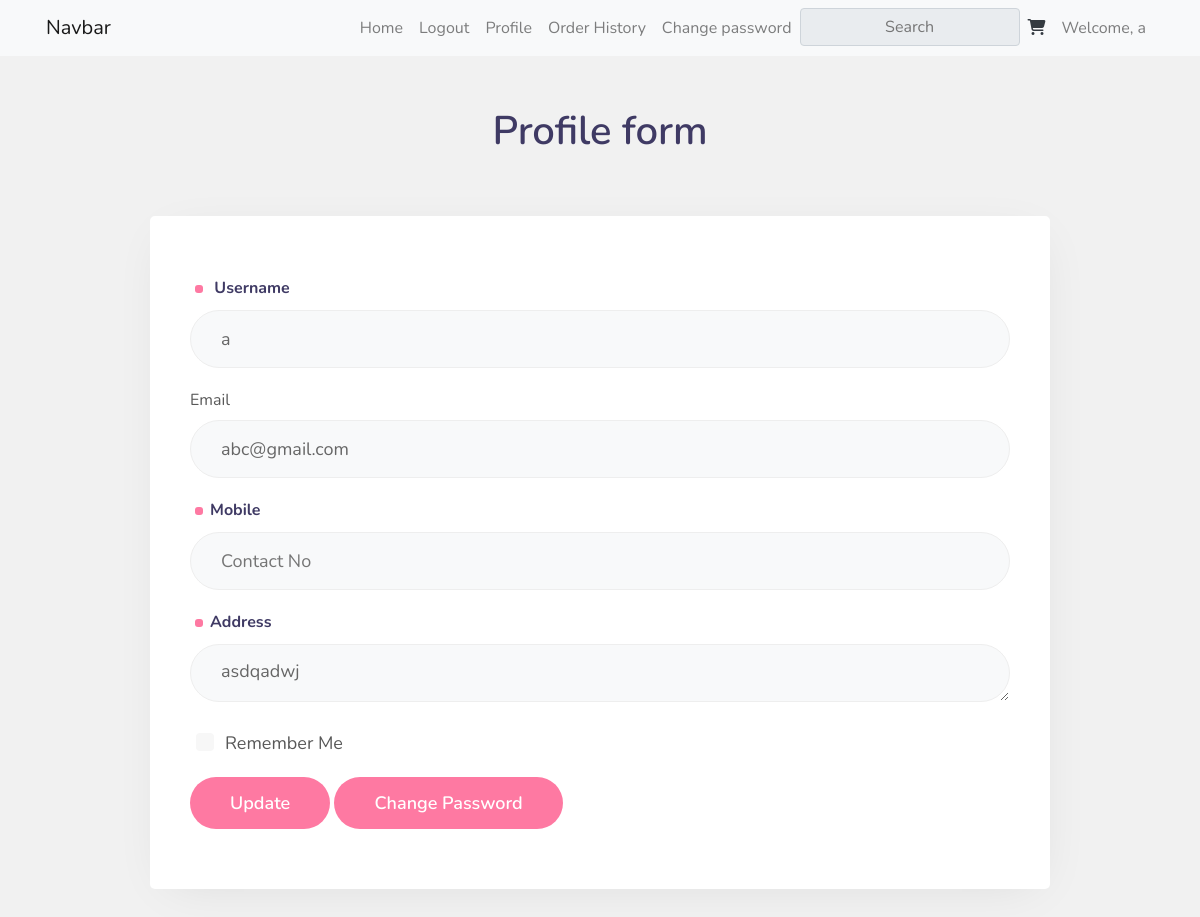
The page /profile/ (signed in) on the database its author committed.
### app1/models.py (models this page shows, shortened)
class register(models.Model):
    name = models.CharField(max_length=100)
    email =models.EmailField()
    Mobilenumber = models.CharField(max_length =10)
    password = models.CharField(max_length=50)
    Address = models.TextField()

### app1/views.py (the view)
# urls.py: path('profile/',profile,name = 'profile'),
def profile(request):
    if 'email' in request.session:
        a = register.objects.get(email = request.session['email'])
        if request.method == 'POST':
            a.name = request.POST['uname']
            a.mob = request.POST['mob']
            a.add = request.POST['add']
            a.save()
            return render(request,'profile.html',{'prof': a,'update': "data updated successfully", 'session': a})
        else:
            return render(request,'profile.html',{'prof': a,'session': a})
    else:
        return redirect('login')

### app1/templates/profile.html (shortened to what this page needs)
{% extends "nav.html" %}
{% block abc%}
{% load static %}
<!DOCTYPE html>
<html lang="zxx">
<head>
    <link rel="stylesheet" href={% static "CSS/style.css" %} type="text/css" media="all" />
</head>
<body>
    <div class="w3l-loginblock signinform">
        <div class="logo">
            <a class="brand-logo" href="index.html">Profile form</a>
        </div>
            <div class="row map-content-9">
                <div class="info-grids">
                    <form  method="post" class="">
                        <div class="form-grid">
                            <div class="input-field">
                                <label> Username</label>
                                <input type="text" name="uname" id="email" placeholder="Username" required="" value="{{prof.name}}">
                            </div>
                                <label>Email</label>
                                <input type="email" name="email" id="Password" placeholder="Email" value="{{prof.email}}" readonly >
                            </div>
                            <div class="input-field">
                                <label>Mobile</label>
                                <input type="text" name="mob" id="Password" placeholder="Contact No"  required="" value="{{prof.mob}}">
                            </div>
                            <div class="input-field">
                                <label>Address</label>
                                <textarea name="add" id="" cols="30" rows="10" value="">{{prof.Address}}</textarea>
                            </div>
                        <label class="check-remaind">
                            <span class="checkmark"></span>
                            <p class="remember">Remember Me</p>
                        </label>
                        <button type="submit" class="btn btn-primary btn-style">Update</button>
                       <a href={% url "pass" %}><button class="btn btn-primary btn-style">Change Password</button></a>
                    </form>
                </div>
    </div>
</body>
</html>
{% endblock abc %}

### app1/templates/nav.html (shortened to what this page needs)
<!DOCTYPE html>
<html lang="en">
    <head>
        <link
          rel="stylesheet"
          href="https://cdn.jsdelivr.net/npm/bootstrap@4.0.0/dist/css/bootstrap.min.css"
        />
        <link
          rel="stylesheet"
          href="https://cdnjs.cloudflare.com/ajax/libs/font-awesome/6.4.2/css/all.min.css"
        />
        <link rel="stylesheet" href="Style.css" />
      </head>
<body>
        <header class="container-fluid navbar-light bg-light">
            <nav class="navbar container navbar-expand-lg navbar-light bg-light">
              <a class="navbar-brand" href="index.html">Navbar</a>
              <div class="collapse navbar-collapse" id="navbarSupportedContent">
                <ul class="navbar-nav ml-auto">
                  <li class="nav-item">
                    <a class="nav-link" href= {% url "index" %}>Home</a>
                  </li>
                  {% if session %}
                  <li class="nav-item">
                    <a class="nav-link" href={% url "logout" %}>Logout</a>
                  </li>
                  <li class="nav-item">
                    <a class="nav-link" href={% url "profile" %}>Profile</a>
                  </li>
                  <li class="nav-item">
                    <a class="nav-link" href={% url "orderhistory" %}>Order History</a>
                  </li>
                  <li class="nav-item">
                    <a class="nav-link" href= {% url "pass" %}>Change password</a>
                  </li>
                  {% else %}
                  <li class="nav-item">
                    <a class="nav-link" href={% url "login" %} >Login</a>
                  {% endif %}
                  <li class="nav-item">
                    <input
                      class="input-group-text"
                      type="text"
                      placeholder="Search"
                    />
                  </li>
                  <li class="nav-item">
                    <a class="nav-link" href={% url "cart" %}
                      ><i class="fa fa-cart-shopping text-dark" aria-hidden="true"></i
                    ></a>
                  </li>
                  {% if session %}
                  <li class="nav-item">
                    <a class="nav-link" href="index.html">Welcome, {{session.name}}</a>
                  </li>
                  {% endif %}
                </ul>
              </div>
            </nav>
          </header>
          {% block abc %}
          {% endblock  %}
</body>
</html>

### app1/static/CSS/Style.css (style rules this page uses)
html { scroll-behavior: smooth; }
:root { --primary-color: #FE79A2; --secondary-color: #1545CB; --font-color: #666; --bg-color: #fff; --heading-color: #3f3a64; --border-radius: 8px; --border-radius-full: 35px; --border-color: transparent; --border-color-light: #eee; --bg-grey: #f7f7f7; --bg-lightgrey: #f8f9fa; }
body, html { margin: 0; padding: 0; color: #585858; }
* { box-sizing: border-box; font-family: 'Nunito', sans-serif; }
button, input, select { outline: none; }
button, .btn, select { cursor: pointer; }
a { text-decoration: none; }
h1, h2, h3, h4, h5, h6, p, ul, ol { margin: 0; padding: 0; }
p { font-size: 18px; line-height: 28px; }
body { background: #f1f1f1; margin: 0; padding: 0; }
form, fieldset { border: 0; padding: 0; margin: 0; }
.signinform { padding: 50px 30px; }
a.brand-logo { color: #3f3a64; font-size: 40px; line-height: 50px; font-weight: 600; }
.logo { text-align: center; }
.map-content-9 { align-items: center; display: flex; justify-content: center; max-width: 900px; width: 100%; box-shadow: rgba(0, 0, 0, 0.1) 2px 9px 49px -17px; margin: 60px auto; border-radius: 5px; background: var(--bg-color); }
.info-grids { width: 100%; padding: 60px 40px; }
.map-content-9 form input, .map-content-9 form textarea { color: #666; font-size: 18px; line-height: 28px; width: 100%; height: 58px; margin-bottom: 20px; border-width: 1px; border-style: solid; border-color: rgb(238, 238, 238); border-image: initial; padding: 12px 30px; background: rgb(248, 249, 250); border-radius: var(--border-radius-full); }
.w3l-loginblock .input-field label { font-weight: 700; color: var(--heading-color); margin-bottom: 10px; display: block; }
.w3l-loginblock .input-field label::before { display: inline-flex; margin-right: 7px; margin-left: 5px; width: 8px; height: 8px; background-color: var(--primary-color); content: ""; border-radius: 3px; }
.w3l-loginblock .check-remaind { display: block; position: relative; padding-left: 35px; cursor: pointer; margin-bottom: 20px; user-select: none; }
.w3l-loginblock .checkmark { position: absolute; top: 4px; left: 6px; height: 18px; width: 18px; background-color: #f7f7f7; border-radius: 4px; }
.w3l-loginblock .check-remaind .checkmark::after { left: 6px; top: 1px; width: 5px; height: 10px; transform: rotate(45deg); border-style: solid; border-color: rgb(255, 255, 255); border-image: initial; border-width: 0px 2px 2px 0px; }
.w3l-loginblock .checkmark::after { content: ""; position: absolute; display: none; }
.btn-style { font-size: 18px; line-height: 28px; font-weight: 600; color: rgb(255, 255, 255); background-color: var(--primary-color); padding: 12px 40px; transition: all 0.3s ease-in 0s; border: none; border-radius: var(--border-radius-full); }

### rows shown on the page
register: name "a", uname "a", email "abc@gmail.com", add "asdqadwj"
